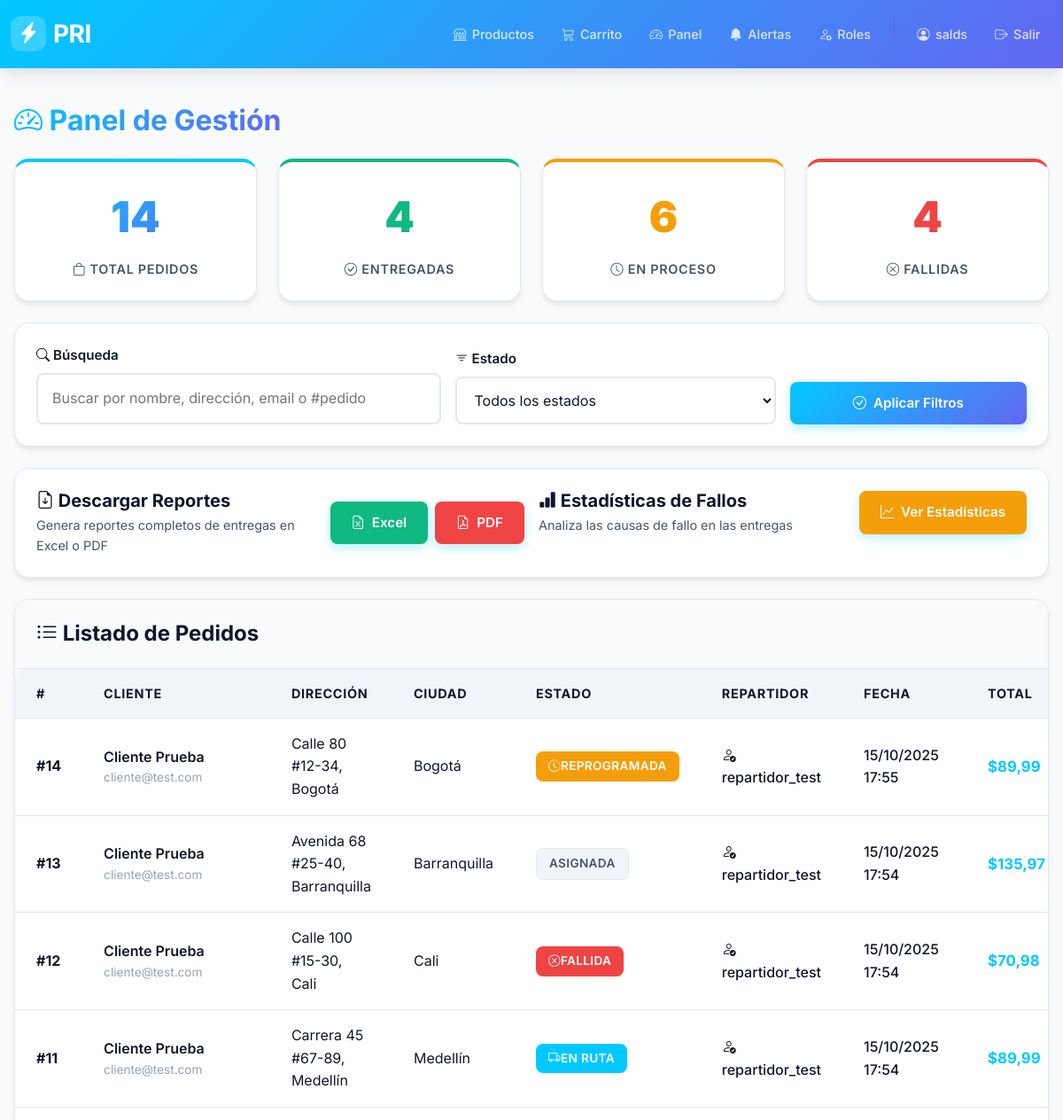
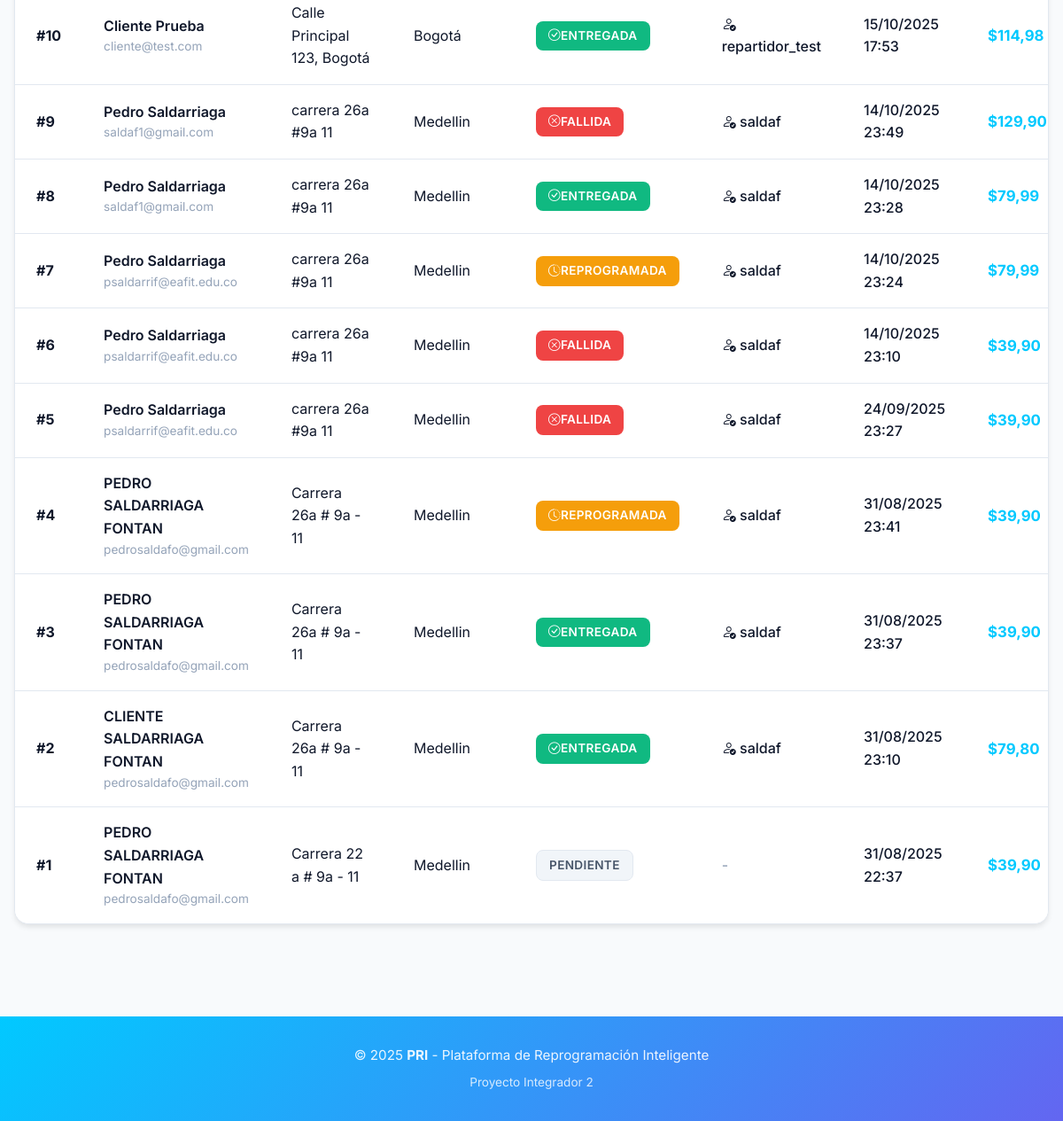
Page /orders/panel/ (signed in) on the committed database (2 pictures, top to bottom).
### orders/models.py (models this page shows, shortened)
class Order(models.Model):
    user = models.ForeignKey(User, on_delete=models.SET_NULL, null=True, blank=True, related_name="orders")
    created_at = models.DateTimeField(auto_now_add=True)
    updated_at = models.DateTimeField(auto_now=True)
    full_name = models.CharField(max_length=200)
    email = models.EmailField()
    address = models.CharField(max_length=255)
    city = models.CharField(max_length=100)
    postal_code = models.CharField(max_length=20)
    paid = models.BooleanField(default=False)
    total_amount = models.DecimalField(max_digits=10, decimal_places=2, default=0)

class Delivery(models.Model):
    STATUS_CHOICES = (
        ("pendiente", "Pendiente"),
        ("asignada", "Asignada"),
        ("en_ruta", "En ruta"),
        ("fallida", "Fallida"),
        ("reprogramada", "Reprogramada"),
        ("entregada", "Entregada"),
    )
    order = models.OneToOneField(Order, on_delete=models.CASCADE, related_name="delivery")
    status = models.CharField(max_length=20, choices=STATUS_CHOICES, default="pendiente")
    rider = models.ForeignKey(User, on_delete=models.SET_NULL, null=True, blank=True, related_name="deliveries")
    scheduled_date = models.DateField(null=True, blank=True)
    scheduled_window = models.CharField(max_length=50, blank=True)
    notes = models.TextField(blank=True)
    photo = models.ImageField(upload_to="deliveries/", null=True, blank=True)
    failure_reason = models.CharField(max_length=120, blank=True)
    updated_at = models.DateTimeField(auto_now=True)
    created_at = models.DateTimeField(auto_now_add=True)

### orders/views.py (the view, shortened to what this page needs)
# urls.py: path("panel/", views.manager_panel, name="panel"),
@login_required
def manager_panel(request):
    user = request.user
    if not user.is_superuser and (not hasattr(user, "profile") or user.profile.role != "manager"):
        return redirect("orders:my_orders")
    status = request.GET.get("status", "")
    q = request.GET.get("q", "")
    orders_qs = Order.objects.select_related("user").prefetch_related("items", "delivery").all()
    if status:
        orders_qs = orders_qs.filter(delivery__status=status)
    total = orders_qs.count()
    delivered = orders_qs.filter(delivery__status="entregada").count()
    failed = orders_qs.filter(delivery__status="fallida").count()
    pending = orders_qs.exclude(delivery__status="entregada").exclude(delivery__status="fallida").count()
    deliveries_by_status = Delivery.objects.values("status").annotate(c=Count("id"))
    return render(
        request,
        "orders/manager_panel.html",
        {
            "orders": orders_qs.order_by("-created_at")[:200],
            "total": total,
            "delivered": delivered,
            "failed": failed,
            "pending": pending,
            "deliveries_by_status": deliveries_by_status,
            "status": status,
            "q": q,
        },
    )

### orders/templates/orders/manager_panel.html (shortened to what this page needs)
{% extends 'base.html' %}
{% block content %}
<h2 class="mb-4">
  <span class="text-gradient">
    <i class="bi bi-speedometer2"></i> Panel de Gestión
  </span>
</h2>
<div class="row g-4 mb-4">
  <div class="col-md-3">
    <div class="modern-card text-center" style="border-top: 4px solid #01c9ff;">
      <div class="modern-card-body">
        <div style="font-size: 3rem; font-weight: 900; background: linear-gradient(135deg, #01c9ff 0%, #6366f1 100%); -webkit-background-clip: text; -webkit-text-fill-color: transparent; margin-bottom: 0.5rem;">
          {{ total }}
        </div>
        <div style="color: var(--text-secondary); font-weight: 600; text-transform: uppercase; letter-spacing: 0.05em; font-size: 0.9rem;">
          <i class="bi bi-bag"></i> Total Pedidos
        </div>
      </div>
    </div>
  </div>
  <div class="col-md-3">
    <div class="modern-card text-center" style="border-top: 4px solid #10b981;">
      <div class="modern-card-body">
        <div style="font-size: 3rem; font-weight: 900; color: #10b981; margin-bottom: 0.5rem;">
          {{ delivered }}
        </div>
        <div style="color: var(--text-secondary); font-weight: 600; text-transform: uppercase; letter-spacing: 0.05em; font-size: 0.9rem;">
          <i class="bi bi-check-circle"></i> Entregadas
        </div>
      </div>
    </div>
  </div>
  <div class="col-md-3">
    <div class="modern-card text-center" style="border-top: 4px solid #f59e0b;">
      <div class="modern-card-body">
        <div style="font-size: 3rem; font-weight: 900; color: #f59e0b; margin-bottom: 0.5rem;">
          {{ pending }}
        </div>
        <div style="color: var(--text-secondary); font-weight: 600; text-transform: uppercase; letter-spacing: 0.05em; font-size: 0.9rem;">
          <i class="bi bi-clock"></i> En Proceso
        </div>
      </div>
    </div>
  </div>
  <div class="col-md-3">
    <div class="modern-card text-center" style="border-top: 4px solid #ef4444;">
      <div class="modern-card-body">
        <div style="font-size: 3rem; font-weight: 900; color: #ef4444; margin-bottom: 0.5rem;">
          {{ failed }}
        </div>
        <div style="color: var(--text-secondary); font-weight: 600; text-transform: uppercase; letter-spacing: 0.05em; font-size: 0.9rem;">
          <i class="bi bi-x-circle"></i> Fallidas
        </div>
      </div>
    </div>
  </div>
</div>
<div class="modern-card mb-4">
  <div class="modern-card-body">
    <form method="get" class="row g-3 align-items-end">
      <div class="col-md-5">
        <label class="modern-form-label">
          <i class="bi bi-search"></i> Búsqueda
        </label>
        <input class="modern-form-control" name="q" value="{{ q }}" placeholder="Buscar por nombre, dirección, email o #pedido">
      </div>
      <div class="col-md-4">
        <label class="modern-form-label">
          <i class="bi bi-filter"></i> Estado
        </label>
        <select class="modern-form-control" name="status">
          <option value="">Todos los estados</option>
        </select>
      </div>
      <div class="col-md-3">
        <button type="submit" class="btn-modern btn-primary-modern w-100">
          <i class="bi bi-check-circle"></i> Aplicar Filtros
        </button>
      </div>
    </form>
  </div>
</div>
<div class="modern-card mb-4">
  <div class="modern-card-body">
    <div class="row g-3">
      <div class="col-md-6">
        <div class="d-flex justify-content-between align-items-center">
          <div>
            <h5 class="mb-1" style="color: var(--text-primary);">
              <i class="bi bi-file-earmark-arrow-down"></i> Descargar Reportes
            </h5>
            <p class="mb-0" style="color: var(--text-secondary); font-size: 0.9rem;">
              Genera reportes completos de entregas en Excel o PDF
            </p>
          </div>
          <div class="d-flex gap-2">
            <a href="{% url 'orders:download_report' %}?format=excel{% if status %}&status={{ status }}{% endif %}"
               class="btn-modern btn-primary-modern" style="background: #10b981; border-color: #10b981;">
              <i class="bi bi-file-earmark-excel"></i> Excel
            </a>
            <a href="{% url 'orders:download_report' %}?format=pdf{% if status %}&status={{ status }}{% endif %}"
               class="btn-modern btn-primary-modern" style="background: #ef4444; border-color: #ef4444;">
              <i class="bi bi-file-earmark-pdf"></i> PDF
            </a>
          </div>
        </div>
      </div>
      <div class="col-md-6">
        <div class="d-flex justify-content-between align-items-center">
          <div>
            <h5 class="mb-1" style="color: var(--text-primary);">
              <i class="bi bi-bar-chart-fill"></i> Estadísticas de Fallos
            </h5>
            <p class="mb-0" style="color: var(--text-secondary); font-size: 0.9rem;">
              Analiza las causas de fallo en las entregas
            </p>
          </div>
          <div>
            <a href="{% url 'orders:failure_statistics' %}"
               class="btn-modern btn-primary-modern" style="background: #f59e0b; border-color: #f59e0b;">
              <i class="bi bi-graph-up"></i> Ver Estadísticas
            </a>
          </div>
        </div>
      </div>
    </div>
  </div>
</div>
<div class="modern-card">
  <div class="modern-card-header">
    <h4 class="mb-0">
      <i class="bi bi-list-ul"></i> Listado de Pedidos
    </h4>
  </div>
  <div class="modern-card-body" style="padding: 0;">
    <div class="table-responsive">
      <table class="modern-table">
        <thead>
          <tr>
            <th>#</th>
            <th>Cliente</th>
            <th>Dirección</th>
            <th>Ciudad</th>
            <th>Estado</th>
            <th>Repartidor</th>
            <th>Fecha</th>
            <th>Total</th>
          </tr>
        </thead>
        <tbody>
          {% for o in orders %}
          <tr>
            <td style="font-weight: 700; color: var(--text-primary);">#{{ o.id }}</td>
            <td>
              <div style="font-weight: 600; color: var(--text-primary);">{{ o.full_name }}</div>
              <div style="font-size: 0.85rem; color: var(--text-muted);">{{ o.email }}</div>
            </td>
            <td style="color: var(--text-primary);">{{ o.address }}</td>
            <td style="color: var(--text-primary);">{{ o.city }}</td>
            <td>
              {% if o.delivery %}
                {% if o.delivery.status == 'entregada' %}
                  <span class="modern-badge badge-success">
                    <i class="bi bi-check-circle"></i> {{ o.delivery.get_status_display }}
                  </span>
                {% elif o.delivery.status == 'fallida' %}
                  <span class="modern-badge badge-danger">
                    <i class="bi bi-x-circle"></i> {{ o.delivery.get_status_display }}
                  </span>
                {% elif o.delivery.status == 'en_ruta' %}
                  <span class="modern-badge" style="background: #01c9ff; color: white;">
                    <i class="bi bi-truck"></i> {{ o.delivery.get_status_display }}
                  </span>
                {% elif o.delivery.status == 'reprogramada' %}
                  <span class="modern-badge badge-warning">
                    <i class="bi bi-clock-history"></i> {{ o.delivery.get_status_display }}
                  </span>
                {% else %}
                  <span class="modern-badge badge-secondary">
                    {{ o.delivery.get_status_display }}
                  </span>
                {% endif %}
              {% else %}
                <span class="modern-badge badge-warning">
                  <i class="bi bi-exclamation-triangle"></i> Sin entrega
                </span>
              {% endif %}
            </td>
            <td style="color: var(--text-primary); font-weight: 500;">
              {% if o.delivery and o.delivery.rider %}
                <i class="bi bi-person-check"></i> {{ o.delivery.rider.username }}
              {% else %}
                <span style="color: var(--text-muted);">-</span>
              {% endif %}
            </td>
            <td style="color: var(--text-primary); font-weight: 500;">{{ o.created_at|date:"d/m/Y H:i" }}</td>
            <td>
              <span style="font-weight: 700; color: var(--pri-blue); font-size: 1.05rem;">
                ${{ o.total_amount }}
              </span>
            </td>
          </tr>
          {% endfor %}
        </tbody>
      </table>
    </div>
  </div>
</div>
{% endblock %}

### templates/base.html (shortened to what this page needs)
{% load static %}
<!DOCTYPE html>
<html lang="es">
<head>
    <link href="https://cdn.jsdelivr.net/npm/bootstrap@5.3.3/dist/css/bootstrap.min.css" rel="stylesheet">
    <link rel="stylesheet" href="https://cdn.jsdelivr.net/npm/bootstrap-icons@1.11.3/font/bootstrap-icons.min.css">
    <link rel="stylesheet" href="{% static 'css/modern-style.css' %}">
</head>
<body>
    <nav class="modern-navbar">
        <div class="container-fluid">
            <div class="d-flex align-items-center justify-content-between w-100">
                <a class="navbar-brand-modern" href="/">
                    <span class="brand-icon">
                        <i class="bi bi-lightning-charge-fill"></i>
                    </span>
                    <span style="color: white; font-weight: 700;">PRI</span>
                </a>
                <div class="d-flex align-items-center gap-1 flex-wrap">
                    {% if user.is_authenticated %}
                        {% if user.profile.role == 'cliente' or not user.profile %}
                            <a class="modern-nav-link-compact" href="/shop/" title="Productos">
                                <i class="bi bi-shop"></i>
                                <span class="d-none d-lg-inline">Productos</span>
                            </a>
                            <a class="modern-nav-link-compact" href="/cart/" title="Carrito">
                                <i class="bi bi-cart3"></i>
                                <span class="d-none d-lg-inline">Carrito</span>
                            </a>
                        {% endif %}
                    {% endif %}
                    {% if user.is_authenticated %}
                        {% if user.is_superuser or user.profile.role == 'manager' %}
                            <a class="modern-nav-link-compact" href="/orders/panel/" title="Panel de Administración">
                                <i class="bi bi-speedometer2"></i>
                                <span class="d-none d-lg-inline">Panel</span>
                            </a>
                            <a class="modern-nav-link-compact" href="/orders/notifications/" title="Alertas de Coordinación">
                                <i class="bi bi-bell-fill"></i>
                                <span class="d-none d-lg-inline">Alertas</span>
                            </a>
                        {% endif %}
                    {% endif %}
                    {% if user.is_superuser %}
                        <a class="modern-nav-link-compact" href="/accounts/manage-roles/" title="Gestionar Roles">
                            <i class="bi bi-person-gear"></i>
                            <span class="d-none d-lg-inline">Roles</span>
                        </a>
                    {% endif %}
                    {% if user.is_authenticated %}
                        <a class="modern-nav-link-compact" href="/accounts/profile/" title="Mi Perfil">
                            <i class="bi bi-person-circle"></i>
                            <span class="d-none d-lg-inline">{{ user.username }}</span>
                        </a>
                        <a class="modern-nav-link-compact" href="/accounts/logout/" title="Cerrar Sesión">
                            <i class="bi bi-box-arrow-right"></i>
                            <span class="d-none d-lg-inline">Salir</span>
                        </a>
                    {% endif %}
                </div>
            </div>
        </div>
    </nav>
    <main class="main-container fade-in">
        {% block content %}{% endblock %}
    </main>
    <footer style="background: linear-gradient(135deg, #01c9ff 0%, #6366f1 100%); color: white; padding: 2rem 0; margin-top: 4rem;">
        <div class="container text-center">
            <p style="margin: 0; opacity: 0.9; font-size: 0.95rem;">
                &copy; 2025 <span style="color: white; font-weight: 700;">PRI</span> - Plataforma de Reprogramación Inteligente
            </p>
            <p style="margin: 0.5rem 0 0 0; opacity: 0.8; font-size: 0.85rem;">
                Proyecto Integrador 2
            </p>
        </div>
    </footer>
</body>
</html>

### rows in the picture
Order: id "14", full_name "Cliente Prueba", email "cliente@test.com", address "Calle 80 #12-34, Bogotá", city "Bogotá", delivery.status "REPROGRAMADA", delivery.rider.username "repartidor_test", created_at "15/10/2025 17:55", total_amount "89,99"
Order: id "13", full_name "Cliente Prueba", email "cliente@test.com", address "Avenida 68 #25-40, Barranquilla", city "Barranquilla", delivery.status "ASIGNADA", delivery.rider.username "repartidor_test", created_at "15/10/2025 17:54", total_amount "135,97"
Order: id "12", full_name "Cliente Prueba", email "cliente@test.com", address "Calle 100 #15-30, Cali", city "Cali", delivery.status "FALLIDA", delivery.rider.username "repartidor_test", created_at "15/10/2025 17:54", total_amount "70,98"
Order: id "11", full_name "Cliente Prueba", email "cliente@test.com", address "Carrera 45 #67-89, Medellín", city "Medellín", delivery.status "EN RUTA", delivery.rider.username "repartidor_test", created_at "15/10/2025 17:54", total_amount "89,99"
Order: id "10", full_name "Cliente Prueba", email "cliente@test.com", address "Calle Principal 123, Bogotá", city "Bogotá", delivery.status "ENTREGADA", delivery.rider.username "repartidor_test", created_at "15/10/2025 17:53", total_amount "114,98"
Order: id "9", full_name "Pedro Saldarriaga", email "saldaf1@gmail.com", address "carrera 26a #9a 11", city "Medellin", delivery.status "FALLIDA", delivery.rider.username "saldaf", created_at "14/10/2025 23:49", total_amount "129,90"
Order: id "8", full_name "Pedro Saldarriaga", email "saldaf1@gmail.com", address "carrera 26a #9a 11", city "Medellin", delivery.status "ENTREGADA", delivery.rider.username "saldaf", created_at "14/10/2025 23:28", total_amount "79,99"
Order: id "7", full_name "Pedro Saldarriaga", email "psaldarrif@eafit.edu.co", address "carrera 26a #9a 11", city "Medellin", delivery.status "REPROGRAMADA", delivery.rider.username "saldaf", created_at "14/10/2025 23:24", total_amount "79,99"
Order: id "6", full_name "Pedro Saldarriaga", email "psaldarrif@eafit.edu.co", address "carrera 26a #9a 11", city "Medellin", delivery.status "FALLIDA", delivery.rider.username "saldaf", created_at "14/10/2025 23:10", total_amount "39,90"
Order: id "5", full_name "Pedro Saldarriaga", email "psaldarrif@eafit.edu.co", address "carrera 26a #9a 11", city "Medellin", delivery.status "FALLIDA", delivery.rider.username "saldaf", created_at "24/09/2025 23:27", total_amount "39,90"
Order: id "4", full_name "PEDRO SALDARRIAGA FONTAN", email "pedrosaldafo@gmail.com", address "Carrera 26a # 9a - 11", city "Medellin", delivery.status "REPROGRAMADA", delivery.rider.username "saldaf", created_at "31/08/2025 23:41", total_amount "39,90"
Order: id "3", full_name "PEDRO SALDARRIAGA FONTAN", email "pedrosaldafo@gmail.com", address "Carrera 26a # 9a - 11", city "Medellin", delivery.status "ENTREGADA", delivery.rider.username "saldaf", created_at "31/08/2025 23:37", total_amount "39,90"
Order: id "2", full_name "CLIENTE SALDARRIAGA FONTAN", email "pedrosaldafo@gmail.com", address "Carrera 26a # 9a - 11", city "Medellin", delivery.status "ENTREGADA", delivery.rider.username "saldaf", created_at "31/08/2025 23:10", total_amount "79,80"
Order: id "1", full_name "PEDRO SALDARRIAGA FONTAN", email "pedrosaldafo@gmail.com", address "Carrera 22 a # 9a - 11", city "Medellin", delivery.status "PENDIENTE", created_at "31/08/2025 22:37", total_amount "39,90"

### other values in the picture
{{ user.username }} "salds"
{{ total }} "14"
{{ delivered }} "4"
{{ pending }} "6"
{{ failed }} "4"
